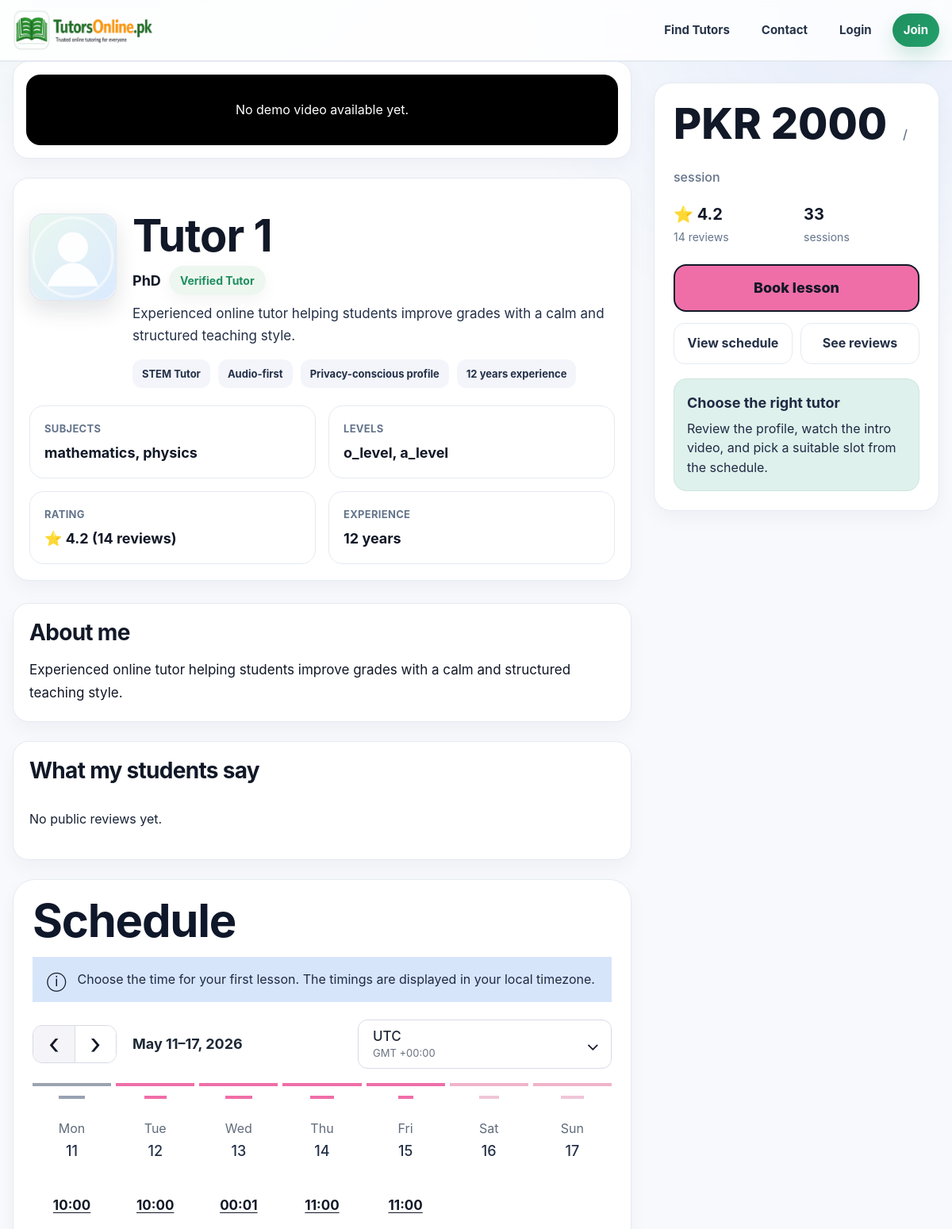
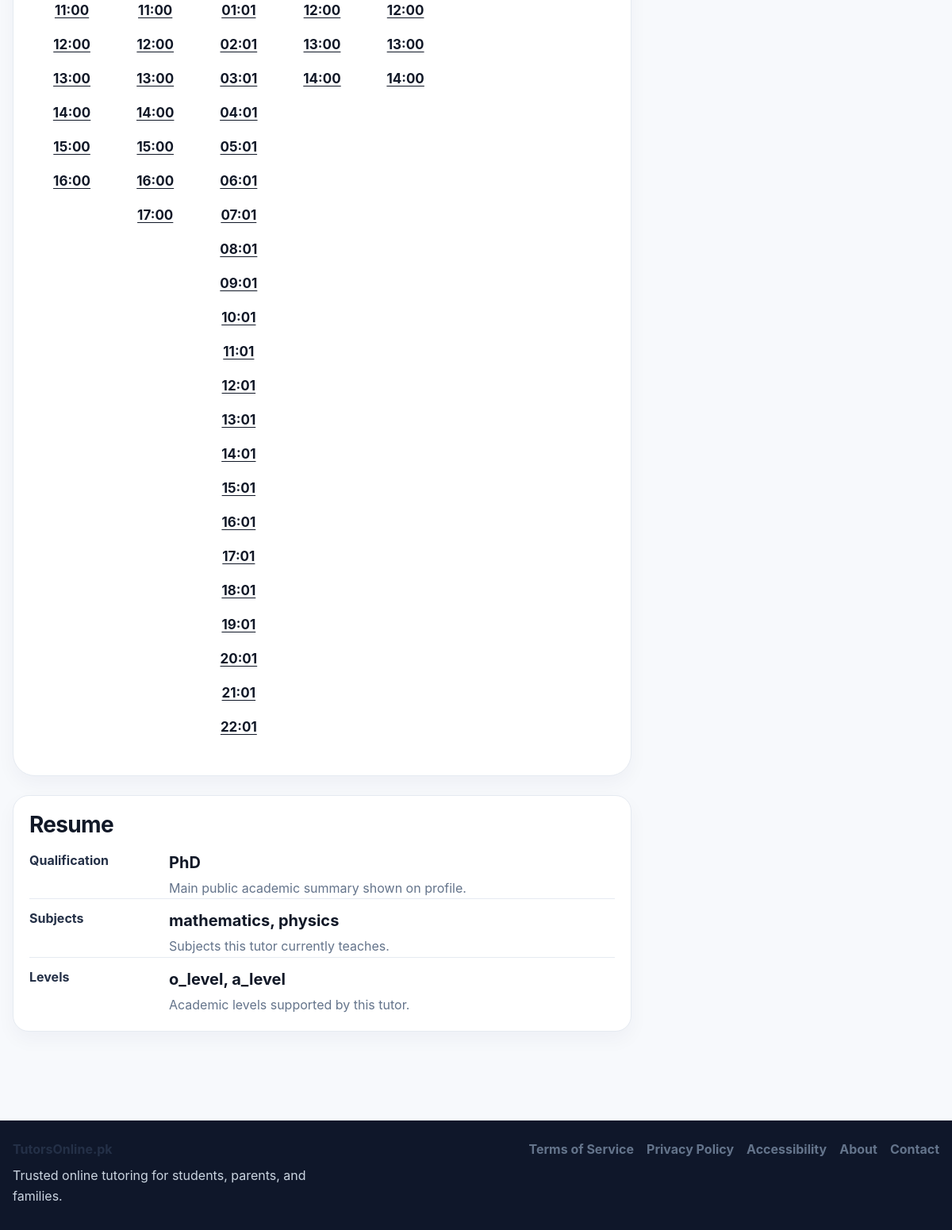
The page /tutors/2 on the database its author committed (2 pictures, top to bottom).
### app.py (models this page shows, shortened)
class User(UserMixin, db.Model):
    id = db.Column(db.Integer, primary_key=True)
    email = db.Column(db.String(120), unique=True, nullable=False)
    password_hash = db.Column(db.String(255), nullable=False)
    role = db.Column(db.String(20), nullable=False, default="student")
    full_name = db.Column(db.String(120), nullable=False)
    public_name = db.Column(db.String(120), nullable=False)
    qualification = db.Column(db.String(120), default="")
    subjects = db.Column(db.String(255), default="")
    class_levels = db.Column(db.String(255), default="")
    experience_years = db.Column(db.Integer, default=0)
    bio = db.Column(db.Text, default="")
    degree_title = db.Column(db.String(255), default="")
    degree_major = db.Column(db.String(255), default="")
    degree_institution = db.Column(db.String(255), default="")
    degree_year = db.Column(db.String(50), default="")
    degree_grade = db.Column(db.String(50), default="")
    previous_path_choice = db.Column(db.String(50), default="")
    mphil_title = db.Column(db.String(255), default="")
    mphil_major = db.Column(db.String(255), default="")
    mphil_institution = db.Column(db.String(255), default="")
    mphil_year = db.Column(db.String(50), default="")
    mphil_grade = db.Column(db.String(50), default="")
    mphil_additional_note = db.Column(db.String(255), default="")
    masters_title = db.Column(db.String(255), default="")
    masters_major = db.Column(db.String(255), default="")
    masters_institution = db.Column(db.String(255), default="")
    masters_year = db.Column(db.String(50), default="")
    masters_grade = db.Column(db.String(50), default="")
    masters_additional_note = db.Column(db.String(255), default="")
    bachelor_title = db.Column(db.String(255), default="")
    bachelor_major = db.Column(db.String(255), default="")
    bachelor_institution = db.Column(db.String(255), default="")
    bachelor_year = db.Column(db.String(50), default="")
    bachelor_grade = db.Column(db.String(50), default="")
    bachelor_additional_note = db.Column(db.String(255), default="")
    inter_program = db.Column(db.String(100), default="")
    inter_institution = db.Column(db.String(255), default="")
    inter_grade = db.Column(db.String(50), default="")
    inter_year = db.Column(db.String(50), default="")
    matric_program = db.Column(db.String(100), default="")
    matric_institution = db.Column(db.String(255), default="")
    matric_grade = db.Column(db.String(50), default="")
    matric_year = db.Column(db.String(50), default="")
    gender = db.Column(db.String(50), default="")
    city = db.Column(db.String(120), default="")
    main_subject = db.Column(db.String(120), default="")
    additional_subjects = db.Column(db.String(255), default="")
    student_level = db.Column(db.String(120), default="")
    student_subject_needed = db.Column(db.String(120), default="")
    preferred_tutor_gender = db.Column(db.String(50), default="")
    learning_mode = db.Column(db.String(50), default="")
    teaching_mode = db.Column(db.String(50), default="")
    hourly_rate = db.Column(db.Integer, default=0)
    mobile_number = db.Column(db.String(40), default="")
    cnic_number = db.Column(db.String(40), default="")
    profile_image = db.Column(db.String(255), default="")
    degree_file = db.Column(db.String(255), default="")
    additional_qualification_level = db.Column(db.String(80), default="")
    additional_qualification_title = db.Column(db.String(255), default="")
    additional_qualification_major = db.Column(db.String(255), default="")
    additional_qualification_institution = db.Column(db.String(255), default="")
    additional_qualification_year = db.Column(db.String(50), default="")
    additional_qualification_grade = db.Column(db.String(50), default="")
    additional_qualification_file = db.Column(db.String(255), default="")
    demo_video_url = db.Column(db.String(255), default="")
    demo_video_file = db.Column(db.String(255), default="")
    modest_profile = db.Column(db.Boolean, default=False)
    audio_only = db.Column(db.Boolean, default=False)
    is_active_user = db.Column(db.Boolean, default=True)
    is_verified_tutor = db.Column(db.Boolean, default=False)
    profile_stage = db.Column(db.String(40), default="basic_complete")
    verification_submitted_at = db.Column(db.DateTime)
    approved_at = db.Column(db.DateTime)
    rejected_at = db.Column(db.DateTime)
    admin_review_note = db.Column(db.Text, default="")
    is_public_tutor = db.Column(db.Boolean, default=False)
    tutor_category = db.Column(db.String(80), default="")
    bonus_credits = db.Column(db.Integer, default=0)
    total_earnings_pkr = db.Column(db.Integer, default=0)
    monthly_earnings_pkr = db.Column(db.Integer, default=0)
    sessions_completed = db.Column(db.Integer, default=0)
    rating_avg = db.Column(db.Float, default=0.0)
    rating_count = db.Column(db.Integer, default=0)
    credits_balance = db.Column(db.Integer, default=0)
    pending_payout_pkr = db.Column(db.Integer, default=0)
    payout_method = db.Column(db.String(30), default="bank")
    payout_account_title = db.Column(db.String(120), default="")
    payout_account_number = db.Column(db.String(120), default="")
    payout_iban = db.Column(db.String(64), default="")
    created_at = db.Column(db.DateTime, default=datetime.utcnow)
    bookings_as_student = db.relationship(
        "Booking",
        backref="student",
        lazy=True,
        foreign_keys="Booking.student_id",
    )
    bookings_as_tutor = db.relationship(
        "Booking",
        backref="tutor",
        lazy=True,
        foreign_keys="Booking.tutor_id",
    )

### app.py (the view, shortened to what this page needs)
@app.route("/tutors/<int:tutor_id>", methods=["GET", "POST"])
def tutor_profile(tutor_id):
    if UNDER_CONSTRUCTION:
        return redirect(url_for("index"))
    tutor = User.query.get_or_404(tutor_id)
    if tutor.role != "tutor":
        flash("Tutor not found.", "danger")
        return redirect(url_for("tutors"))
    completed_bookings = []
    if current_user.is_authenticated and current_user.role == "student":
        completed_bookings = Booking.query.filter_by(
            student_id=current_user.id,
            tutor_id=tutor.id,
            status="completed",
        ).all()
    youtube_embed = get_youtube_embed(tutor.demo_video_url)
    schedule_ctx = get_tutor_schedule_context(tutor)
    context = dict(
    tutor=tutor,
    completed_bookings=completed_bookings,
    youtube_embed=youtube_embed,
    **schedule_ctx,
    )
    if is_htmx_like_request() and request.args.get("fragment") == "schedule":
        return render_template("partials/tutor_schedule_section.html", **context)
    return render_template("tutor_profile.html", **context)

### templates/tutor_profile.html (shortened to what this page needs)
{% extends 'base.html' %}
{% block content %}
<section class="preply-page">
  <main class="preply-main">
    <section class="preply-card hero-video-card">
      <div class="hero-video-shell">
        {% if youtube_embed %}
          <iframe
            src="{{ youtube_embed }}"
            allowfullscreen>
          </iframe>
        {% elif tutor.demo_video_url %}
          <div style="padding:32px; text-align:center;">
            <a class="btn btn-light" href="{{ tutor.demo_video_url }}" target="_blank" rel="noopener">
              Open Demo Video
            </a>
          </div>
        {% else %}
          <div style="padding:32px; text-align:center; color:#fff;">
            No demo video available yet.
          </div>
        {% endif %}
      </div>
    </section>
    <section class="preply-card" style="margin-top:24px;">
      <div class="tutor-top-summary">
        <img class="tutor-mini-photo" src="{{ image_url(tutor.profile_image) }}" data-fallback="{{ url_for('static', filename='images/default-avatar.svg') }}" alt="{{ tutor.public_name }}">
        <div>
          <h1 class="tutor-name">{{ tutor.public_name }}</h1>
          <div class="tutor-subline">
            <strong>{{ tutor.qualification or 'Qualified tutor' }}</strong>
            {% if tutor.is_verified_tutor %}
              <span class="verified-pill">Verified Tutor</span>
            {% endif %}
          </div>
          <p class="tutor-headline">
            {{ tutor.bio or 'Qualified online tutor available through TutorsOnline.pk.' }}
          </p>
          <div class="highlights-row">
            {% if tutor.tutor_category %}<span class="highlight-chip">{{ tutor.tutor_category }}</span>{% endif %}
            {% if tutor.audio_only %}<span class="highlight-chip">Audio-first</span>{% endif %}
            {% if tutor.modest_profile %}<span class="highlight-chip">Privacy-conscious profile</span>{% endif %}
            <span class="highlight-chip">{{ tutor.experience_years or 0 }} years experience</span>
          </div>
        </div>
      </div>
      <div class="info-grid">
        <div class="info-item">
          <span class="label">Subjects</span>
          <strong>{{ tutor.subjects or 'Not added yet' }}</strong>
        </div>
        <div class="info-item">
          <span class="label">Levels</span>
          <strong>{{ tutor.class_levels or 'Not added yet' }}</strong>
        </div>
        <div class="info-item">
          <span class="label">Rating</span>
          <strong>⭐ {{ '%.1f'|format(tutor.rating_avg) }}{% if tutor.rating_count %} ({{ tutor.rating_count }} reviews){% endif %}</strong>
        </div>
        <div class="info-item">
          <span class="label">Experience</span>
          <strong>{{ tutor.experience_years or 0 }} years</strong>
        </div>
      </div>
    </section>
    <div class="section-stack">
      <section class="preply-card about-card" id="about">
        <h2>About me</h2>
        <div class="about-copy">
          {{ tutor.bio or 'This tutor has not added a detailed introduction yet.' }}
        </div>
      </section>
      <section class="preply-card review-card" id="reviews">
        <h2>What my students say</h2>
        <div class="review-grid">
          {% for item in tutor.feedback_received[:6] %}
            <div class="review-tile">
              <strong>{{ item.student.public_name }}</strong>
              <div class="review-date">{{ item.created_at.strftime('%d %b %Y') if item.created_at else '' }}</div>
              <div style="margin-bottom:10px;">⭐ {{ item.rating }}/5</div>
              <p>{{ item.comment or 'Positive learning experience.' }}</p>
            </div>
          {% else %}
            <p>No public reviews yet.</p>
          {% endfor %}
        </div>
      </section>
    <div id="schedule-container">
    {% include 'partials/tutor_schedule_section.html' %}
    </div>
      <section class="preply-card resume-card" id="resume">
        <h2>Resume</h2>
        <div class="resume-row">
          <div class="resume-year">Qualification</div>
          <div class="resume-detail">
            <strong>{{ tutor.qualification or 'Not added yet' }}</strong>
            <p>Main public academic summary shown on profile.</p>
          </div>
        </div>
        <div class="resume-row">
          <div class="resume-year">Subjects</div>
          <div class="resume-detail">
            <strong>{{ tutor.subjects or 'Not added yet' }}</strong>
            <p>Subjects this tutor currently teaches.</p>
          </div>
        </div>
        <div class="resume-row">
          <div class="resume-year">Levels</div>
          <div class="resume-detail">
            <strong>{{ tutor.class_levels or 'Not added yet' }}</strong>
            <p>Academic levels supported by this tutor.</p>
          </div>
        </div>
      </section>
    </div>
  </main>
  <aside class="preply-aside">
    <section class="preply-card booking-card">
      <div class="booking-price">
        {% if tutor.hourly_rate and tutor.hourly_rate > 0 %}
          PKR {{ tutor.hourly_rate }}
          <small>/ session</small>
        {% else %}
          Book now
          <small>session booking</small>
        {% endif %}
      </div>
      <div class="booking-metrics">
        <div class="booking-metric">
          <strong>⭐ {{ '%.1f'|format(tutor.rating_avg or 0) }}</strong>
          <span>{{ tutor.rating_count or 0 }} reviews</span>
        </div>
        <div class="booking-metric">
          <strong>{{ tutor.sessions_completed or 0 }}</strong>
          <span>sessions</span>
        </div>
      </div>
      <a class="primary-cta" href="#schedule">
        Book lesson
      </a>
      <div class="booking-secondary">
        <a href="#schedule">View schedule</a>
        <a href="#reviews">See reviews</a>
      </div>
      <div class="booking-note">
        <strong>Choose the right tutor</strong>
        Review the profile, watch the intro video, and pick a suitable slot from the schedule.
      </div>
    </section>
  </aside>
</section>
{% endblock %}

### rows shown on the page
User: public_name "Tutor 1", qualification "PhD", bio "Experienced online tutor helping students improve grades with a calm and structured teaching style.", tutor_category "STEM Tutor", experience_years "12", subjects "mathematics, physics", class_levels "o_level, a_level", rating_avg "4.2", rating_count "14", hourly_rate "2000", sessions_completed "33"

### other values the page prints
{{ schedule_range_label }} "May 11–17, 2026"
{{ day.day_name }} "Mon" "Tue" "Wed" "Thu" "Fri" "Sat" "Sun"
{{ day.day_number }} "11" "12" "13" "14" "15" "16" "17"
{{ slot.start }} "10:00" "11:00" "12:00" "13:00" "14:00" "15:00" "16:00" "10:00" "11:00" "12:00" "13:00" "14:00" "15:00" "16:00" "17:00" "00:01" "01:01" "02:01" "03:01" "04:01" "05:01" "06:01" "07:01" "08:01" "09:01" "10:01" "11:01" "12:01" "13:01" "14:01" "15:01" "16:01" "17:01" "18:01" "19:01" "20:01" "21:01" "22:01" "11:00" "12:00" "13:00" "14:00" "11:00" "12:00" "13:00" "14:00"
